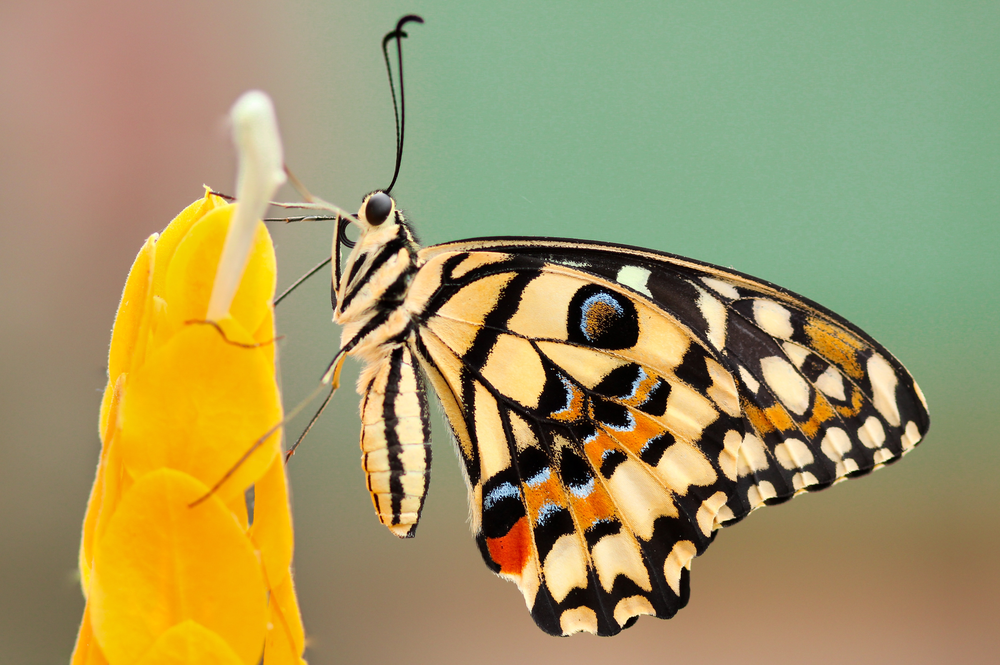
#> input picture data/distorted/downsampled_x2/0267.png, 1000 x 665 px, shrunk from 2040 x 1356 before the run
$ python -i gaussian_blur.py   (imports and definitions only)
#> lines starting #> are read from the running program, lines starting #| are printed output that depends on the picture
import cv2 as cv

def apply_GaussianBlur(image_rgb,kernel_dim = 15,sigma=0):

#> called with kernel_dim = 15, sigma = 0
  image_bgr = cv.cvtColor(image_rgb,cv.COLOR_RGB2BGR) # we need to convert rgb to bgr for opencv
#> image_bgr is the input picture: shape (665, 1000, 3); mean B, G, R 100.3, 149.9, 162.2

  blurred_bgr = cv.GaussianBlur(image_bgr,(kernel_dim,kernel_dim),sigma)
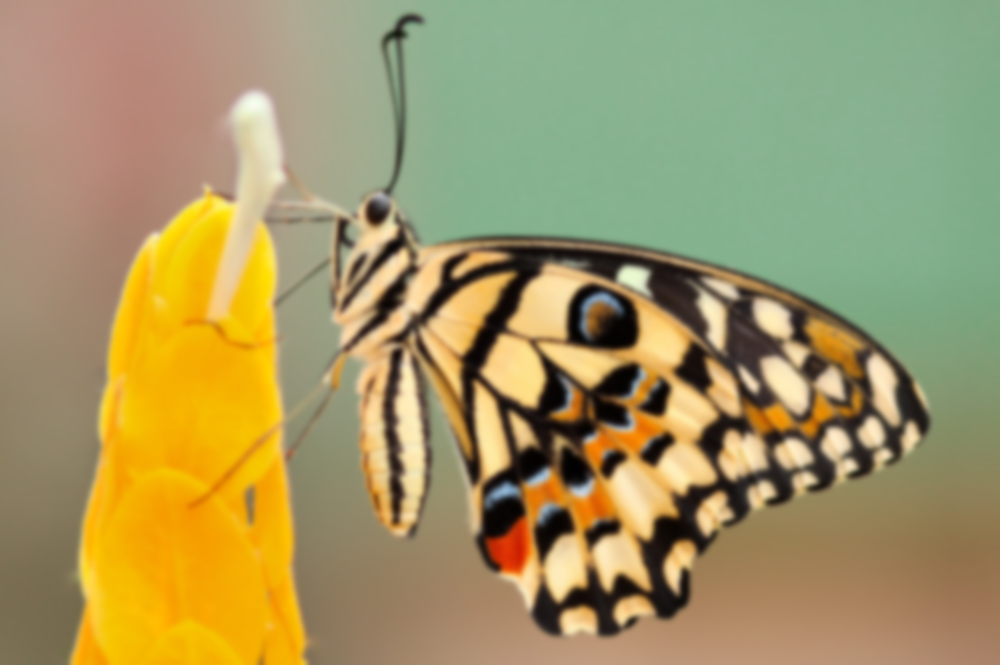
#> blurred_bgr: shape (665, 1000, 3); mean B, G, R 100.3, 149.9, 162.2

  blurred_rgb = cv.cvtColor(blurred_bgr,cv.COLOR_BGR2RGB)

  return blurred_rgb

>>> import cv2
>>> picture = cv2.cvtColor(cv2.imread('../data/distorted/downsampled_x2/0267.png'), cv2.COLOR_BGR2RGB)
>>> result = apply_GaussianBlur(picture)
